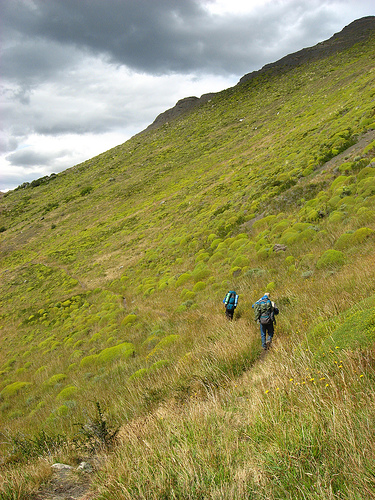
#> input picture gambar_dataset/374176648.jpg, 375 x 500 px, found by its file name
$ jupyter execute cropping.ipynb   (shell and % lines are left out)
#> lines starting #> are read from the running program, lines starting #| are printed output that depends on the picture
<a href="https://colab.research.google.com/github/hanifnurf/TubesTKC_FlickrImage/blob/main/opencv_basic/cropping.ipynb" target="_parent"></a>

[cell 1]
import wget
url = "https://github.com/hanifnurf/TubesTKC_FlickrImage/blob/main/gambar_dataset/374176648.jpg?raw=true"
wget.download(url)

[cell 2]
# import the necessary packages
from matplotlib import pyplot as plt
import numpy as np
import argparse
import cv2

[cell 3]
def plt_imshow(title, image):
	# convert the image frame BGR to RGB color space and display it
	image = cv2.cvtColor(image, cv2.COLOR_BGR2RGB)
	plt.imshow(image)
	plt.title(title)
	plt.grid(False)
	plt.show()

[cell 4]
I = np.arange(0, 25)
I

[cell 5]
I = I.reshape((5, 5))
I

[cell 6]
I[0:3, 0:2]

[cell 7]
I[3:5, 1:5]

[cell 8]
# # construct the argument parser and parse the arguments
# ap = argparse.ArgumentParser()
# ap.add_argument("-i", "--image", type=str, default="adrian.png",
# 	help="path to the input image")
# args = vars(ap.parse_args())

# since we are using Jupyter Notebooks we can replace our argument
# parsing code with *hard coded* arguments and values
args = {
	"image": "374176648.jpg"
}

[cell 9]
# load the input image and display it to our screen
image = cv2.imread(args["image"])
#> image is the input picture: shape (500, 375, 3); mean B, G, R 86.8, 144, 147.7
plt_imshow("Original", image)

# cropping an image with OpenCV is accomplished via simple NumPy
# array slices in startY:endY, startX:endX order -- here we are
# cropping the monitor from the image (these coordinates were
# determined using photo editing software such as Photoshop,
# GIMP, Paint, etc.)
# Dimension lab.jpeg = 720x1600
adobe = image[100:550, 100:500]
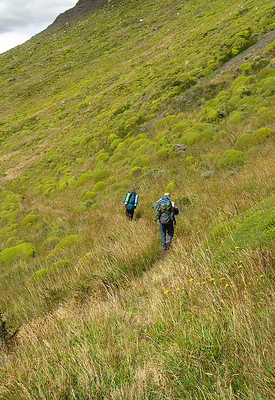
#> adobe: shape (400, 275, 3); mean B, G, R 61.6, 136.7, 144.3
plt_imshow("adobe", adobe)


$ run again, with gambar_dataset/58363928.jpg copied over gambar_dataset/374176648.jpg
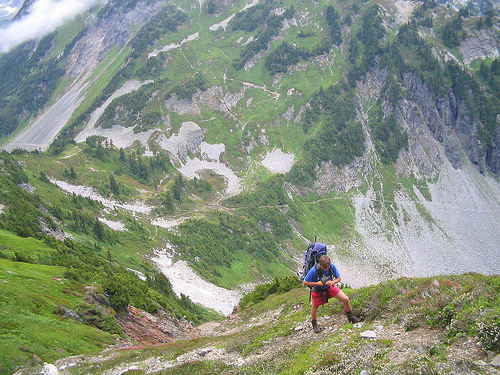
#> input picture gambar_dataset/58363928.jpg, 500 x 375 px, found by its file name
#> image is the input picture: shape (375, 500, 3); mean B, G, R 127.5, 144.6, 134.5
#> `adobe = image[100:550, 100:500]`:
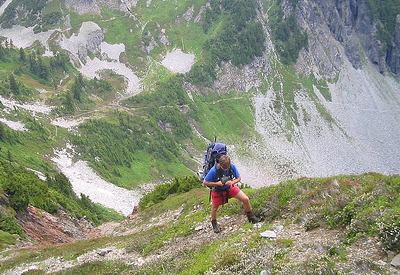
#> adobe: shape (275, 400, 3); mean B, G, R 127.9, 147.4, 141.8
#> image: shape (275, 400, 3)
